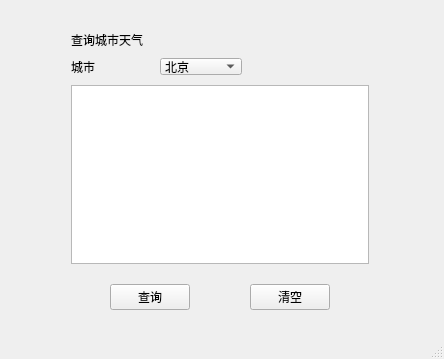
<?xml version="1.0" encoding="UTF-8"?>
<ui version="4.0">
 <class>MainWindow</class>
 <widget class="QMainWindow" name="MainWindow">
  <property name="geometry">
   <rect>
    <x>0</x>
    <y>0</y>
    <width>444</width>
    <height>359</height>
   </rect>
  </property>
  <property name="windowTitle">
   <string>MainWindow</string>
  </property>
  <widget class="QWidget" name="centralwidget">
   <widget class="QWidget" name="layoutWidget">
    <property name="geometry">
     <rect>
      <x>71</x>
      <y>85</y>
      <width>298</width>
      <height>225</height>
     </rect>
    </property>
    <layout class="QVBoxLayout" name="verticalLayout">
     <property name="spacing">
      <number>20</number>
     </property>
     <item>
      <widget class="QTextEdit" name="textEdit_result"/>
     </item>
     <item>
      <layout class="QHBoxLayout" name="horizontalLayout">
       <item>
        <spacer name="horizontalSpacer">
         <property name="orientation">
          <enum>Qt::Horizontal</enum>
         </property>
         <property name="sizeHint" stdset="0">
          <size>
           <width>40</width>
           <height>20</height>
          </size>
         </property>
        </spacer>
       </item>
       <item>
        <widget class="QPushButton" name="pushButton_query">
         <property name="text">
          <string>查询</string>
         </property>
        </widget>
       </item>
       <item>
        <spacer name="horizontalSpacer_3">
         <property name="orientation">
          <enum>Qt::Horizontal</enum>
         </property>
         <property name="sizeHint" stdset="0">
          <size>
           <width>40</width>
           <height>20</height>
          </size>
         </property>
        </spacer>
       </item>
       <item>
        <widget class="QPushButton" name="pushButton_clear">
         <property name="text">
          <string>清空</string>
         </property>
        </widget>
       </item>
       <item>
        <spacer name="horizontalSpacer_2">
         <property name="orientation">
          <enum>Qt::Horizontal</enum>
         </property>
         <property name="sizeHint" stdset="0">
          <size>
           <width>40</width>
           <height>20</height>
          </size>
         </property>
        </spacer>
       </item>
      </layout>
     </item>
    </layout>
   </widget>
   <widget class="QWidget" name="layoutWidget">
    <property name="geometry">
     <rect>
      <x>71</x>
      <y>31</y>
      <width>171</width>
      <height>44</height>
     </rect>
    </property>
    <layout class="QGridLayout" name="gridLayout">
     <property name="verticalSpacing">
      <number>10</number>
     </property>
     <item row="0" column="0" colspan="2">
      <widget class="QLabel" name="label">
       <property name="text">
        <string>查询城市天气</string>
       </property>
      </widget>
     </item>
     <item row="1" column="0">
      <widget class="QLabel" name="label_2">
       <property name="text">
        <string>城市</string>
       </property>
      </widget>
     </item>
     <item row="1" column="1">
      <widget class="QComboBox" name="comboBox_city">
       <property name="autoFillBackground">
        <bool>false</bool>
       </property>
       <item>
        <property name="text">
         <string>北京</string>
        </property>
       </item>
       <item>
        <property name="text">
         <string>上海</string>
        </property>
       </item>
       <item>
        <property name="text">
         <string>天津</string>
        </property>
       </item>
       <item>
        <property name="text">
         <string>广州</string>
        </property>
       </item>
      </widget>
     </item>
    </layout>
   </widget>
  </widget>
  <widget class="QStatusBar" name="statusbar"/>
 </widget>
 <resources/>
 <connections/>
</ui>
